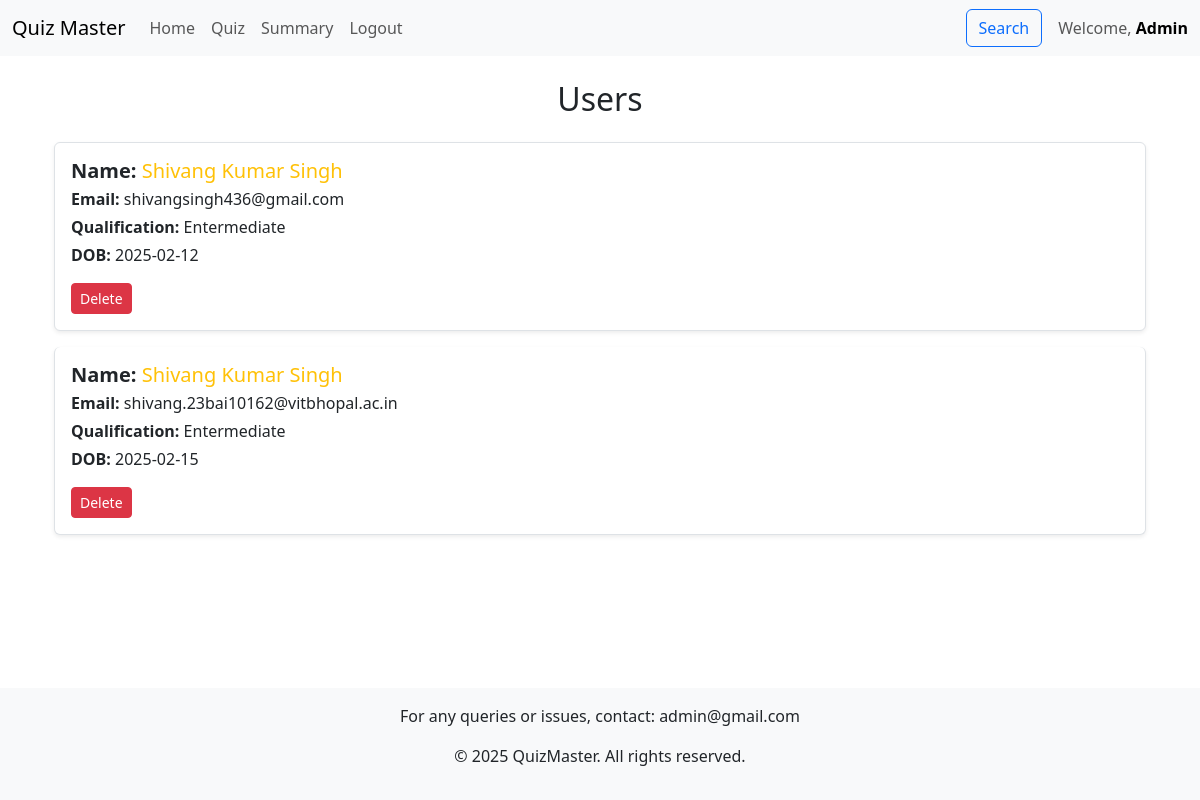
The page /admin/show_users (signed in) on the database as committed earlier.
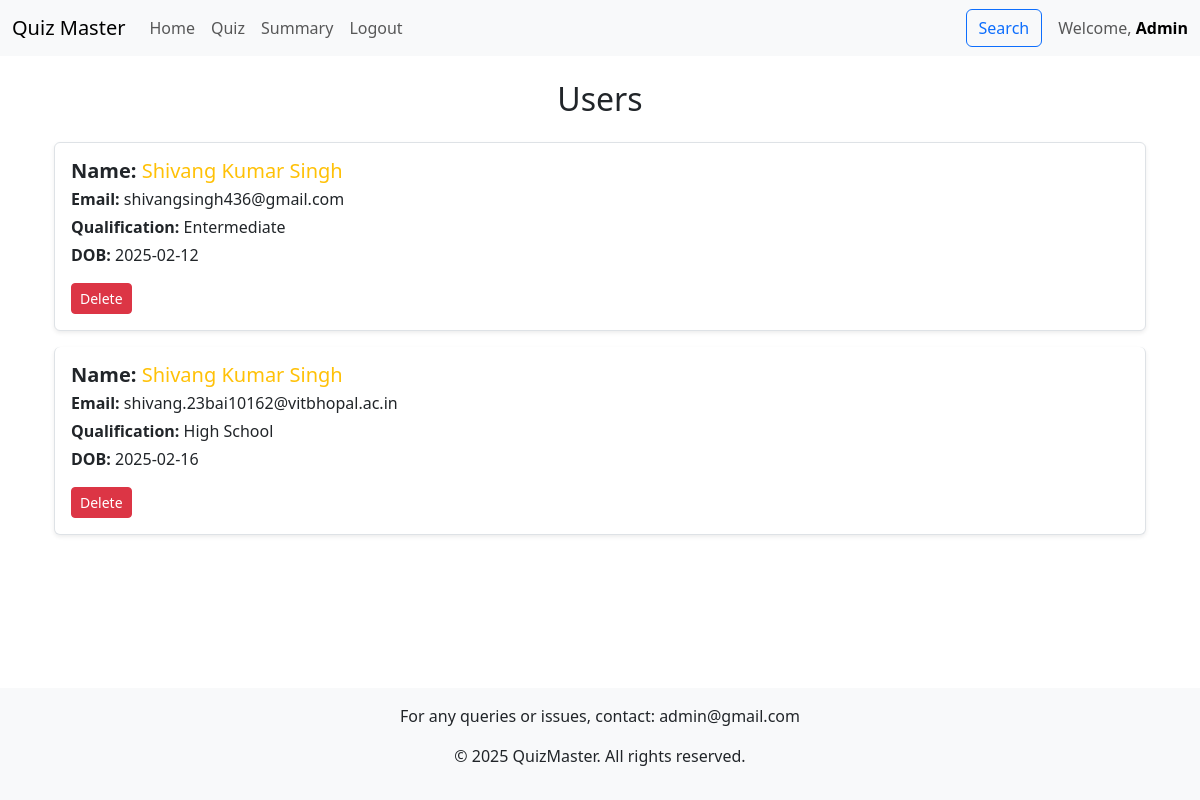
The same page on the database as committed later.
### models.py (models this page shows)
class User(db.Model):
    id = db.Column(db.Integer, primary_key=True)
    username = db.Column(db.String(120), unique=True, nullable=False)
    password_hash = db.Column(db.String(120), nullable=False)
    full_name = db.Column(db.String(100))
    qualification = db.Column(db.String(100))
    dob = db.Column(db.Date)
    role = db.Column(db.Enum("user", "admin", name="user_roles"), default="user",)
    created_at = db.Column(db.DateTime, default=datetime.now(timezone.utc))
    scores = db.relationship('Score', backref='user', lazy=True, cascade="all, delete-orphan")

### controllers/controllers_admin.py (the view)
@app.route("/admin/show_users", methods=["GET","POST"])
@auth_required
@auth_required_admin
def show_users():
    user=User.query.get(session["user_id"])
    users=User.query.filter_by(role="user").all()
    return render_template("show_users.html",users=users,user=user)

### controllers/controllers_admin.py (called while the page is built)
def auth_required(func):
    @wraps(func)
    def inner(*args, **kwargs):
        if "user_id" in session:
            return func(*args, **kwargs)
        else:
            flash("Please login to continue")
            return redirect(url_for("index"))
    return inner

def auth_required_admin(func):
    @wraps(func)
    def inner(*args, **kwargs):
        user=User.query.get(session["user_id"])
        if user.role=="admin":
            return func(*args, **kwargs)
        else:
            flash("Unauthorised")
            return redirect(url_for("dashboard"))
    return inner

### templates/show_users.html
{% extends "base.html" %} {% block title %}Student Details{% endblock %} {% block content %}
<div class="container mt-4">
    <section>
        <h2 class="mb-4 text-center">Users</h2>
        {% if users and users|length > 0 %}
        <div class="list-group">
            {% for user in users %}
            <div class="list-group-item list-group-item-action p-3 mb-3 shadow-sm rounded">
                <h5 class="mb-1">
                    <strong>Name:</strong>
                    <a class="text-decoration-none text-primary" href="/dashboard/scores/{{user.id}}">{{ user.full_name }}</a>
                </h5>
                <p class="mb-1"><strong>Email:</strong> {{ user.username }}</p>
                <p class="mb-1"><strong>Qualification:</strong> {{ user.qualification }}</p>
                <p class="mb-3"><strong>DOB:</strong> {{ user.dob }}</p>
                <form action="/admin/delete_user/{{user.id}}" method="post" class="d-inline">
                    <button type="submit" class="btn btn-danger btn-sm" onclick="return confirm('Are you sure you want to delete this question?')">Delete</button>
                </form>
            </div>
            {% endfor %}
        </div>
        {% else %}
        <p class="text-muted text-center">No Users.</p>
        {% endif %}
    </section>
</div>
{% endblock %}

Rows that differ between the two databases and show on the page:
changed User "shivang.23bai10162@vitbhopal.ac.in": qualification "Entermediate" → "High School"; dob "2025-02-15" → "2025-02-16"
